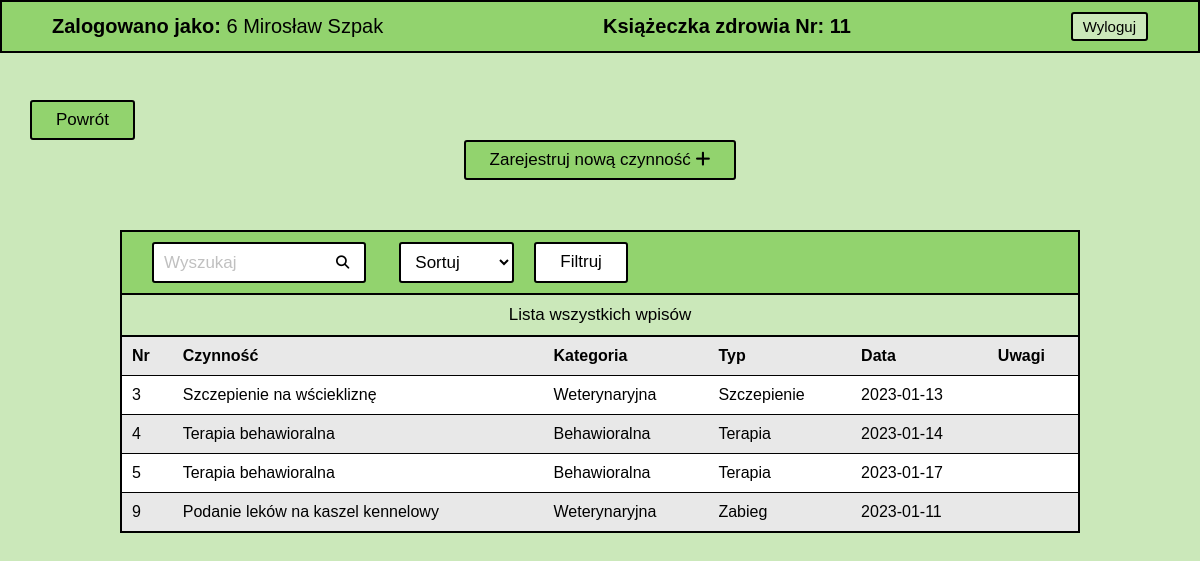
The page /php/healthcard.php?id=11 (signed in) on the database its author committed.
### tables this page shows
CREATE TABLE `healthcard` (
  `id` bigint NOT NULL,
  `action` varchar(45) NOT NULL,
  `category` varchar(45) NOT NULL,
  `type` varchar(45) NOT NULL,
  `date` date NOT NULL,
  `notes` longtext NOT NULL,
  `dog_id` bigint NOT NULL
);

### php/healthcard.php (the view, shortened to what this page needs)
<!DOCTYPE html>
<html lang="pl">
  <head>
    <link rel="stylesheet" href="../css/style.css" />
    <link rel="stylesheet" href="../css/icons/css/all.css" />
  </head>
  <body>
    <header>
      <ul class="header">
        <li class="header-item"><b>Zalogowano jako:</b>
        <?php
            if (isset($_SESSION['user'])) {
               echo $_SESSION['user']['group_id'] . ' ' . $_SESSION['user']['first_name'] . ' ' . $_SESSION['user']['last_name'];
            } else {
               header("Location: ../index.php");
               exit;
            }
        ?>
        </li>
        <li class="header-item">Książeczka zdrowia Nr: <?php echo $_GET['id']?></li>
        <li class="header-item"><form method="POST"><input type="submit" name="logout" class="btn" value="Wyloguj" /></form></li>
      </ul>
    </header>
<section>
    <a href="./read-dog.php?id=<?php echo $_GET['id'];?>" class="btn back-btn">Powrót</a>
    <div class="flex-btn">
        <?php if ($_SESSION['user']['group_id'] != "Pracownik biurowy") {
                echo '<a href="./create-healthcard.php?id=' . $_GET['id'] . '" class="btn">Zarejestruj nową czynność <i class="fa fa-plus"></i></a>';
            }
        ?>
    </div>
    <article class="content">
        <div class="content-header search">
            <form action="" method="post" class="search">
                <div class="form-field">
                    <input type="text" name="search" id="search" placeholder="Wyszukaj" />
                </div>
                <button type="submit" class="search-btn">
                    <i class="fa-solid fa-magnifying-glass"></i>
                </button>
                <div class="form-field">
                    <select onchange="this.form.submit()" name="sort" id="sort_id" class="btn">
                        <option value="" selected disabled hidden>Sortuj</option>
                    </select>
                </div>
                <div class="form-field">
                    <a href="#" onclick="filterBtn()" id="filter_btn" class="btn">Filtruj</a>
                </div>
            </form>
        </div>
        <div class="content-header">
            <span>Lista wszystkich wpisów</span>
        </div>
        <table class="table">
            <?php
            require_once "../config.php";
                $order_by = '';
                $id = $_GET['id'];
                $sql = "SELECT * FROM healthcard WHERE dog_id=$id";
                $sql .= $order_by;
                $list = '<tr>
                            <th>Nr</th>
                            <th>Czynność</th>
                            <th>Kategoria</th>
                            <th>Typ</th>
                            <th>Data</th>
                            <th>Uwagi</th>
                        </tr>';
                if ($result = mysqli_query($conn, $sql)) {
                    if (mysqli_num_rows($result) > 0) {
                        while ($row = mysqli_fetch_array($result)) {
                            $link = 'window.location="./read-healthcard.php?id=' . $row['id'] . '";';
                            $list .= '<tr onclick=' . "$link" . '>
                                        <td>' .  $row['id'] . '</td>
                                        <td>' . $row['action'] .'</td>
                                        <td>' .  $row['category'] . '</td>
                                        <td>' . $row['type'] .'</td>
                                        <td>' .  $row['date'] . '</td>
                                        <td>' . $row['notes'] .'</td>
                                    </tr>';
                        }
                    } else {
                        $list .= '<tr class="alert">
                                    <td colspan="6">Brak wyników</td>
                                </tr>';
                    }
                }
            echo $list;
            ?>
        </table>
    </article>
</section>
</body>
</html>

### css/style.css (style rules this page uses)
:root { --dark-green: #4c7a34; --green: #92d36e; --light-green: #cbe8ba; --green-hover: #b6ff89; --white: #ffffff; --black: #000000; --gray: #c0c0c0; --light-gray: #e8e8e8; --border: 2px solid var(--black); --radius: 3px; --font-size: 17px; --transition: all 0.3s linear; }
* { margin: 0; padding: 0; box-sizing: border-box; font-family: "Helvetica"; }
a { color: var(--black); text-decoration: none; }
.btn { padding: 8px 24px; font-size: var(--font-size); background: var(--green); border: var(--border); border-radius: var(--radius); cursor: pointer; transition: var(--transition); }
.back-btn { align-self: start; margin-left: 30px; }
.flex-btn { display: flex; justify-content: center; gap: 50px; }
.header { padding: 10px 50px; display: flex; justify-content: center; align-items: center; position: fixed; top: 0; width: 100%; font-size: 20px; background: var(--green); border: var(--border); list-style: none; }
.header-item:nth-child(even) { font-weight: bold; }
.header-item:first-child { margin-right: auto; }
.header-item:last-child { margin-left: auto; }
.header .btn { padding: 4px 10px; font-size: 15px; background: var(--light-green); transition: var(--transition); }
section { padding-top: 100px; min-height: 100vh; display: flex; flex-direction: column; align-items: center; background: var(--light-green); }
.content { margin: 50px 0; width: 80%; border: var(--border); background: var(--white); }
.content-header { padding: 0 20px; display: flex; justify-content: space-between; align-items: center; width: 100%; font-size: var(--font-size); background: var(--green); border-bottom: var(--border); list-style: none; }
.content-header:nth-child(even) { padding: 10px 50px; background: var(--light-green); text-align: center; }
.content-header span { width: 100%; text-align: center; }
.content-header .btn { background: var(--white); }
.search { display: flex; }
.content-header.search { justify-content: left; }
.search-btn { background: none; border: none; position: relative; left: -40px; cursor: pointer; }
select.btn { max-width: 115px; }
#filter_btn { padding: 8px 24px; }
.table { width: 100%; border-collapse: collapse; text-align: left; }
.table th, .table td { padding: 10px; }
.table tr { border-bottom: 1px solid var(--black); cursor: pointer; }
.table tr:first-child { cursor: auto; }
.table tr:last-child { border-bottom: none; }
.table tr:nth-of-type(odd) { background: var(--light-gray); }
.form-field { padding: 10px; display: flex; }
.form-field input, .form-field select, .form-field textarea { padding: 8px 10px; font-size: var(--font-size); border-radius: var(--radius); border: var(--border); }
.form-field input::placeholder { font-size: var(--font-size); color: var(--gray); }

### rows shown on the page
healthcard: id "3", action "Szczepienie na wściekliznę", category "Weterynaryjna", type "Szczepienie", date "2023-01-13"
healthcard: id "4", action "Terapia behawioralna", category "Behawioralna", type "Terapia", date "2023-01-14"
healthcard: id "5", action "Terapia behawioralna", category "Behawioralna", type "Terapia", date "2023-01-17"
healthcard: id "9", action "Podanie leków na kaszel kennelowy", category "Weterynaryjna", type "Zabieg", date "2023-01-11"

### other values the page prints
$_SESSION['user']['group_id'] "6"
$_SESSION['user']['first_name'] "Mirosław"
$_SESSION['user']['last_name'] "Szpak"
$_GET['id'] "11"
